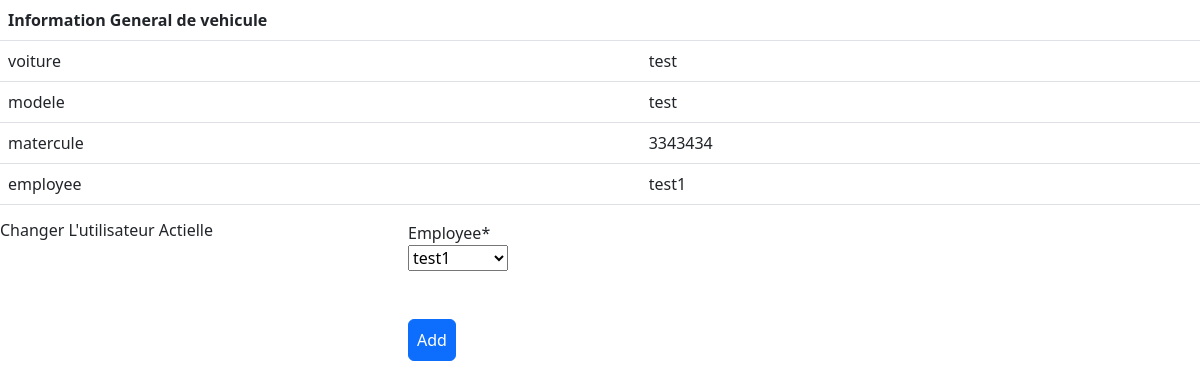
Page /myapp/details/1 on the earlier database version.
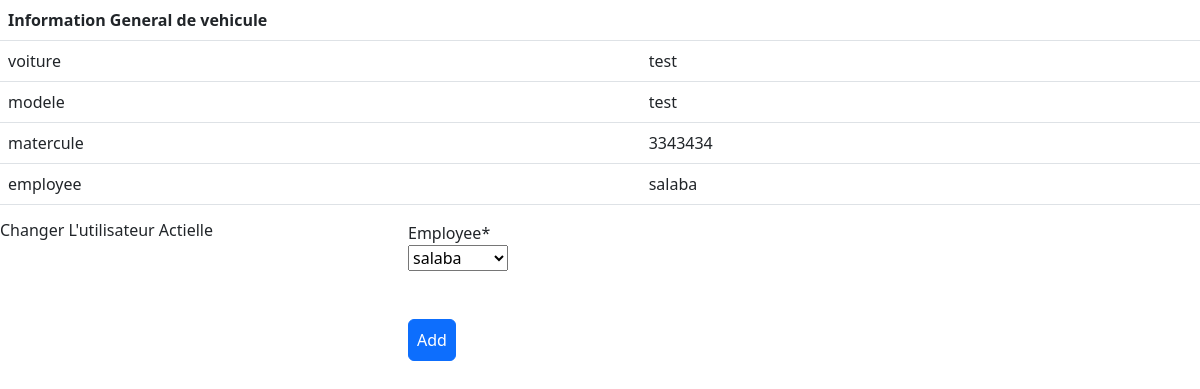
Same page on the later database version.
### myapp/models.py (models this page shows, shortened)
class Vehicule(models.Model):
    voiture = models.CharField(max_length=255)
    modele = models.CharField(max_length=255)
    valinitial = models.IntegerField(auto_created=True,default=500,null=True)
    valresudiel = models.IntegerField(auto_created=True,default=10,null=True)
    dureeAmortisssement = models.IntegerField(auto_created=True,default=5,null=True)# 5 ans
    dureePasse = models.IntegerField(default=0,null=True)
    dateAmortissement = models.DateField(null=True)
    amortissement = models.IntegerField(null=True)
    matercule = models.CharField(max_length=255)
    employee = models.ForeignKey(Employee, related_name='employee', on_delete=models.CASCADE, null=True)

class Employee(models.Model):
    nom = models.CharField(max_length=255)
    prenom = models.CharField(max_length=255)
    def __str__(self):
        return self.nom

### myapp/views.py (the view)
# urls.py: path('details/<int:id>', views.vehiculedetails, name='details'),
def vehiculedetails(request, id):
    vehicule = Vehicule.objects.get(id=id)
    form = FormVehicule(request.POST or None, instance=vehicule )
    if form.is_valid():
        myformData = form.save()
        print("myformData : "+str(myformData))
        print(vehicule.employee)
        data = {
            'employee' : vehicule.employee,
            'date' : timezone.now(),
            'vehicule': vehicule
        }
        h = Historique()
        h.new_historique(data)
        print('saved form')
        return(redirect('/myapp/details/'+str(id)))
    else:
        print("form not valid !")
    context={
      'updateVehiculeForm':form,
      'vehicule':vehicule,
    }
    return render(request, 'myapp/details.html',context)

### myapp/forms.py
class FormVehicule(ModelForm):
    class Meta:
        model = Vehicule
        fields = '__all__'

### myapp/templates/myapp/details.html (shortened to what this page needs)
{% load crispy_forms_tags %}
<!DOCTYPE html>
<html lang="en">
<head>
    <link href="https://cdn.jsdelivr.net/npm/bootstrap@5.2.3/dist/css/bootstrap.min.css" rel="stylesheet">
</head>
<body>
    <table class="table">
        <thead>
          <tr>
            <th scope="col" colspan="2">Information General de vehicule</th>
          </tr>
        </thead>
        <tbody>
          <tr>
            <td>voiture</td>
            <td>{{vehicule.voiture}}</td>
          </tr>
          <tr>
            <td>modele</td>
            <td>{{vehicule.modele}}</td>
          </tr>
          <tr>
            <td>matercule</td>
            <td>{{vehicule.matercule}} </td>
          </tr>
          <tr>
            <td>employee</td>
            <td>{{vehicule.employee}}</td>
          </tr>
        </tbody>
      </table>
      <form method="POST">
        <div class="row align-items-start">
            <div class="col">
              <h6> Changer L'utilisateur Actielle</h6>
            </div>
            <div class="col">
                {{ updateVehiculeForm.employee|as_crispy_field }}
            </div>
        </div>
        <br><br>
        <div class="row align-items-start">
          <div class="col">
            <div class="mt-6">
              <button type="submit" class="btn btn-primary p-2 pl-4 pr-4">Add</button>
            </div>
          </div>
      </div>
      </form>
</body>
</html>

Differences in the rows shown:
changed Vehicule "test": employee "test1" → "salaba"
